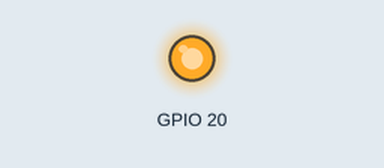
Simulated run of this program. Board: Raspberry Pi (BCM pin numbers). Shown: output pins drawn as LEDs (lit = HIGH). At 12.0 s the program stops and its outputs stay as they are.

Above: at 0.1 s.
At 12.1 s:
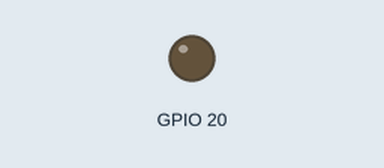
Timing chart, 0 to 13.5 s (numbered marks = the images above):
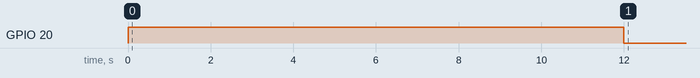

The program:

relay.py
```python
#turn on or off gpio pin
import RPi.GPIO as GPIO
#delay time between turning on and off the relay
import time
#channel in ras
channel = 20

#board number in raspberry pi
GPIO.setmode(GPIO.BCM)
#relay1
#initialize the pin that used for relay , OUT means output
GPIO.setup(20,GPIO.OUT)

#function to turn motor on based on relay
def motor_on(pin):
    GPIO.output(pin, GPIO.HIGH) # Turn motor on
#function to turn motor off based on relay
def motor_off(pin):
    GPIO.output(pin, GPIO.HIGH) # Turn motor on

if __name__ == '__main__':
    #try to run the code
    try:
        motor_on(channel)
        time.sleep(10)
        motor_off(channel)
        time.sleep(2)
        GPIO.cleanup()

    #unless  when hit ctr + c will cleanup the code means to restart
    except KeyboardInterrupt:
        GPIO.cleanup()
        pass    
```

Measured:
- by itself, GPIO 20: LOW → HIGH at 0.00 s, → LOW 12.0 s later
